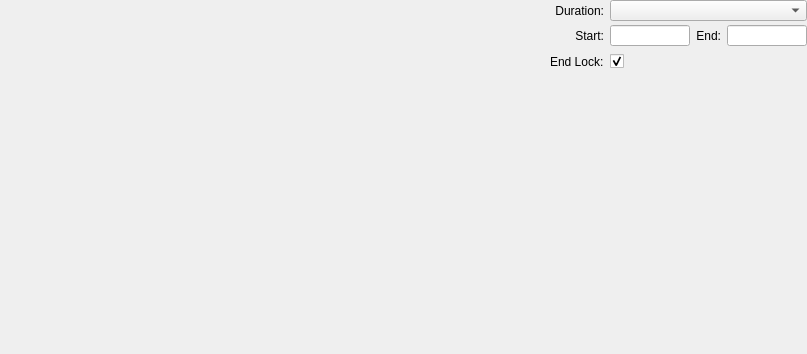
<?xml version="1.0" encoding="UTF-8"?>
<ui version="4.0">
 <class>Nedrysoft::RouteAnalyser::ViewportRibbonGroup</class>
 <widget class="QWidget" name="Nedrysoft::RouteAnalyser::ViewportRibbonGroup">
  <property name="geometry">
   <rect>
    <x>0</x>
    <y>0</y>
    <width>807</width>
    <height>354</height>
   </rect>
  </property>
  <property name="sizePolicy">
   <sizepolicy hsizetype="Preferred" vsizetype="Preferred">
    <horstretch>0</horstretch>
    <verstretch>0</verstretch>
   </sizepolicy>
  </property>
  <property name="windowTitle">
   <string>ViewportRibbonGroup</string>
  </property>
  <layout class="QGridLayout" name="gridLayout_2" columnstretch="2,0">
   <property name="leftMargin">
    <number>0</number>
   </property>
   <property name="topMargin">
    <number>0</number>
   </property>
   <property name="rightMargin">
    <number>0</number>
   </property>
   <property name="bottomMargin">
    <number>0</number>
   </property>
   <property name="horizontalSpacing">
    <number>12</number>
   </property>
   <property name="verticalSpacing">
    <number>6</number>
   </property>
   <item row="0" column="1">
    <widget class="QWidget" name="widget" native="true">
     <layout class="QGridLayout" name="gridLayout" columnstretch="0,0,0,0" columnminimumwidth="0,0,0,0">
      <property name="sizeConstraint">
       <enum>QLayout::SetMinimumSize</enum>
      </property>
      <property name="leftMargin">
       <number>0</number>
      </property>
      <property name="topMargin">
       <number>0</number>
      </property>
      <property name="rightMargin">
       <number>0</number>
      </property>
      <property name="bottomMargin">
       <number>9</number>
      </property>
      <property name="verticalSpacing">
       <number>4</number>
      </property>
      <item row="0" column="0">
       <widget class="QLabel" name="durationLabel">
        <property name="sizePolicy">
         <sizepolicy hsizetype="Preferred" vsizetype="Fixed">
          <horstretch>0</horstretch>
          <verstretch>0</verstretch>
         </sizepolicy>
        </property>
        <property name="maximumSize">
         <size>
          <width>16777215</width>
          <height>21</height>
         </size>
        </property>
        <property name="text">
         <string>Duration:</string>
        </property>
        <property name="alignment">
         <set>Qt::AlignRight|Qt::AlignTrailing|Qt::AlignVCenter</set>
        </property>
       </widget>
      </item>
      <item row="1" column="2">
       <widget class="QLabel" name="endLabel">
        <property name="maximumSize">
         <size>
          <width>16777215</width>
          <height>21</height>
         </size>
        </property>
        <property name="text">
         <string>End:</string>
        </property>
        <property name="alignment">
         <set>Qt::AlignRight|Qt::AlignTrailing|Qt::AlignVCenter</set>
        </property>
       </widget>
      </item>
      <item row="5" column="1">
       <widget class="Nedrysoft::Ribbon::RibbonCheckBox" name="endLockCheckBox">
        <property name="maximumSize">
         <size>
          <width>16777215</width>
          <height>21</height>
         </size>
        </property>
        <property name="text">
         <string/>
        </property>
        <property name="checked">
         <bool>true</bool>
        </property>
       </widget>
      </item>
      <item row="5" column="0">
       <widget class="QLabel" name="endLockLabel">
        <property name="sizePolicy">
         <sizepolicy hsizetype="Preferred" vsizetype="Fixed">
          <horstretch>0</horstretch>
          <verstretch>0</verstretch>
         </sizepolicy>
        </property>
        <property name="maximumSize">
         <size>
          <width>16777215</width>
          <height>21</height>
         </size>
        </property>
        <property name="text">
         <string>End Lock:</string>
        </property>
       </widget>
      </item>
      <item row="1" column="3">
       <widget class="Nedrysoft::Ribbon::RibbonLineEdit" name="endLineEdit">
        <property name="maximumSize">
         <size>
          <width>80</width>
          <height>21</height>
         </size>
        </property>
       </widget>
      </item>
      <item row="0" column="1" colspan="3">
       <widget class="Nedrysoft::Ribbon::RibbonComboBox" name="durationComboBox">
        <property name="sizePolicy">
         <sizepolicy hsizetype="Minimum" vsizetype="Fixed">
          <horstretch>0</horstretch>
          <verstretch>0</verstretch>
         </sizepolicy>
        </property>
        <property name="minimumSize">
         <size>
          <width>0</width>
          <height>21</height>
         </size>
        </property>
        <property name="maximumSize">
         <size>
          <width>200</width>
          <height>21</height>
         </size>
        </property>
       </widget>
      </item>
      <item row="1" column="0">
       <widget class="QLabel" name="startLabel">
        <property name="maximumSize">
         <size>
          <width>16777215</width>
          <height>21</height>
         </size>
        </property>
        <property name="text">
         <string>Start:</string>
        </property>
        <property name="alignment">
         <set>Qt::AlignRight|Qt::AlignTrailing|Qt::AlignVCenter</set>
        </property>
       </widget>
      </item>
      <item row="1" column="1">
       <widget class="Nedrysoft::Ribbon::RibbonLineEdit" name="startLineEdit">
        <property name="maximumSize">
         <size>
          <width>80</width>
          <height>21</height>
         </size>
        </property>
       </widget>
      </item>
      <item row="2" column="1">
       <spacer name="verticalSpacer_2">
        <property name="orientation">
         <enum>Qt::Vertical</enum>
        </property>
        <property name="sizeType">
         <enum>QSizePolicy::Fixed</enum>
        </property>
        <property name="sizeHint" stdset="0">
         <size>
          <width>20</width>
          <height>4</height>
         </size>
        </property>
       </spacer>
      </item>
     </layout>
    </widget>
   </item>
   <item row="0" column="0">
    <widget class="Nedrysoft::RouteAnalyser::TrimmerWidget" name="trimmerWidget" native="true">
     <property name="sizePolicy">
      <sizepolicy hsizetype="Expanding" vsizetype="Fixed">
       <horstretch>0</horstretch>
       <verstretch>0</verstretch>
      </sizepolicy>
     </property>
     <property name="maximumSize">
      <size>
       <width>16777215</width>
       <height>70</height>
      </size>
     </property>
    </widget>
   </item>
   <item row="1" column="1">
    <spacer name="verticalSpacer">
     <property name="orientation">
      <enum>Qt::Vertical</enum>
     </property>
     <property name="sizeHint" stdset="0">
      <size>
       <width>20</width>
       <height>40</height>
      </size>
     </property>
    </spacer>
   </item>
  </layout>
 </widget>
 <customwidgets>
  <customwidget>
   <class>Nedrysoft::Ribbon::RibbonLineEdit</class>
   <extends>QLineEdit</extends>
   <header>Ribbon/RibbonLineEdit.h</header>
   <container>1</container>
  </customwidget>
  <customwidget>
   <class>Nedrysoft::Ribbon::RibbonComboBox</class>
   <extends>QComboBox</extends>
   <header>Ribbon/RibbonComboBox.h</header>
   <container>1</container>
  </customwidget>
  <customwidget>
   <class>Nedrysoft::Ribbon::RibbonCheckBox</class>
   <extends>QCheckBox</extends>
   <header>Ribbon/RibbonCheckBox.h</header>
  </customwidget>
  <customwidget>
   <class>Nedrysoft::RouteAnalyser::TrimmerWidget</class>
   <extends>QWidget</extends>
   <header>TrimmerWidget.h</header>
   <container>1</container>
  </customwidget>
 </customwidgets>
 <resources>
  <include location="icons.qrc"/>
 </resources>
 <connections/>
</ui>
